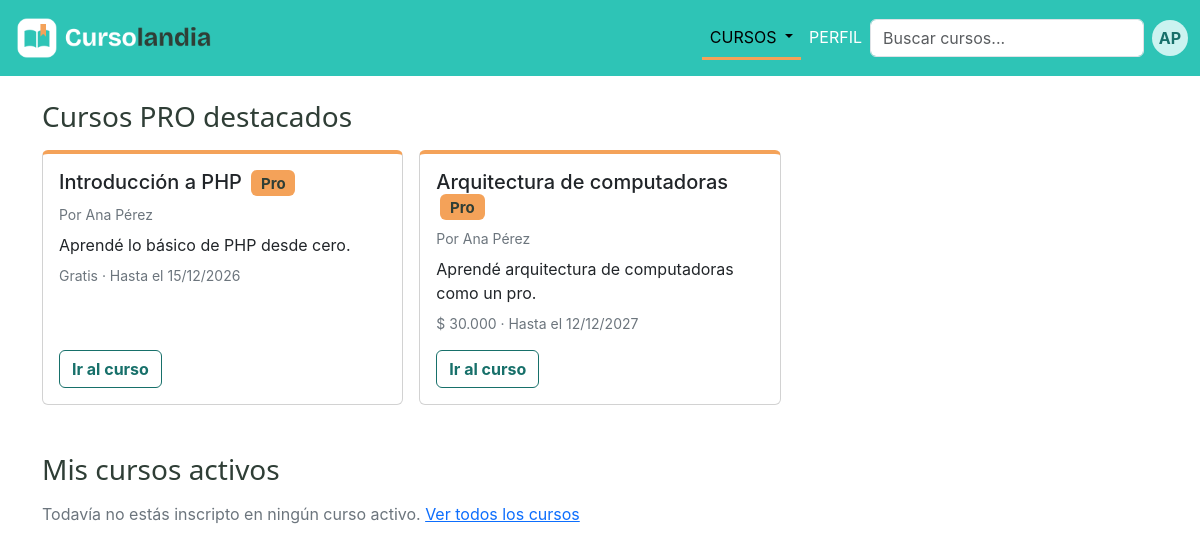
The page /vistas/principal.php (signed in) on the database as committed earlier.
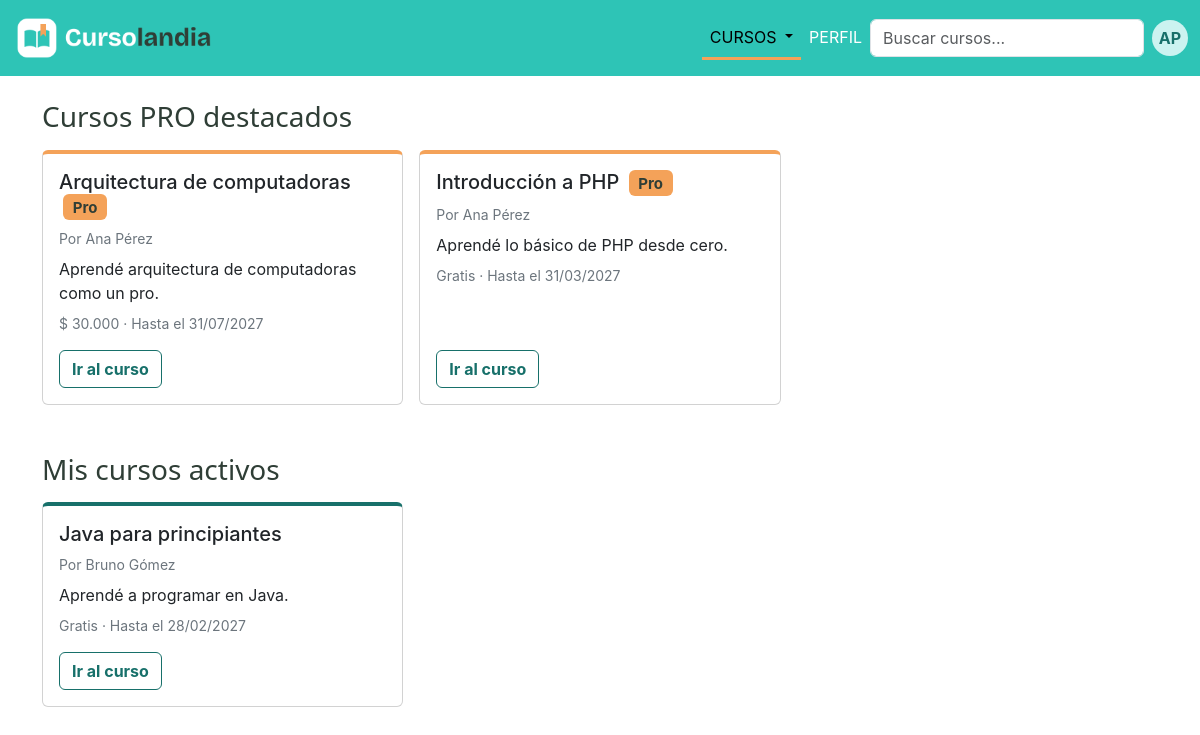
The same page on the database as committed later.
### tables this page shows
CREATE TABLE curso (
    id_curso      INT UNSIGNED NOT NULL AUTO_INCREMENT,
    titulo        VARCHAR(100) NOT NULL,
    descripcion   TEXT NOT NULL,
    costo         DECIMAL(10,2) NULL,
    cupo          INT UNSIGNED NULL,
    fecha_inicio  DATE NOT NULL,
    fecha_fin     DATE NOT NULL,
    tipo_acceso   ENUM('publico','privado') NOT NULL DEFAULT 'publico',
    id_creador    INT UNSIGNED NOT NULL,
    PRIMARY KEY (id_curso),
    CONSTRAINT chk_curso_costo  CHECK (costo > 0),
    CONSTRAINT chk_curso_cupo   CHECK (cupo > 0),
    CONSTRAINT chk_curso_fechas CHECK (fecha_fin >= fecha_inicio),
    CONSTRAINT fk_curso_creador FOREIGN KEY (id_creador)
        REFERENCES usuario (id_usuario)
        ON UPDATE CASCADE
        ON DELETE RESTRICT
);

CREATE TABLE usuario (
    id_usuario        INT UNSIGNED NOT NULL COMMENT 'DNI del usuario',
    nombre            VARCHAR(50)  NOT NULL,
    apellido          VARCHAR(50)  NOT NULL,
    email             VARCHAR(100) NOT NULL UNIQUE,
    contrasenia       VARCHAR(255) NOT NULL,
    fecha_nacimiento  DATE NOT NULL,
    telefono          VARCHAR(20)  NULL,
    antecedentes      TEXT NULL,
    imagen_principal  VARCHAR(255) NOT NULL DEFAULT 'img/avatar-default.png',
    tipo_plan         ENUM('gratuito','pro') NOT NULL DEFAULT 'gratuito',
    fecha_venc_pro    DATE NULL,
    PRIMARY KEY (id_usuario),
    CONSTRAINT chk_usuario_dni CHECK (id_usuario BETWEEN 1000000 AND 99999999),
    CONSTRAINT chk_usuario_pro CHECK (tipo_plan = 'gratuito' OR fecha_venc_pro IS NOT NULL)
);

### controles/ControlCurso.php (called while the page is built, shortened)
<?php
require_once __DIR__ . '/../clases/Curso.php';
require_once __DIR__ . '/../clases/Usuario.php';
class ControlCurso
{
    private $conexion;
    public function __construct($conexion)
    {
        $this->conexion = $conexion;
    }
    public function obtenerDestacados()
    {
        $sql = self::SELECT_CURSO . "
                WHERE u.tipo_plan = 'pro' AND u.fecha_venc_pro >= CURDATE()
                  AND c.fecha_fin >= CURDATE()
                ORDER BY c.fecha_inicio";
        $resultado = mysqli_query($this->conexion, $sql);
        return $this->armarCursos($resultado);
    }
    public function obtenerActivosDeInscripto(int $idUsuario)
    {
        $sql = self::SELECT_CURSO . "
                JOIN inscripcion i ON i.id_curso = c.id_curso
                WHERE i.id_usuario = ?
                  AND i.estado = 'confirmada'
                  AND CURDATE() BETWEEN c.fecha_inicio AND c.fecha_fin
                ORDER BY c.fecha_fin";
        $sentencia = mysqli_prepare($this->conexion, $sql);
        mysqli_stmt_bind_param($sentencia, 'i', $idUsuario);
        mysqli_stmt_execute($sentencia);
        $resultado = mysqli_stmt_get_result($sentencia);
        return $this->armarCursos($resultado);
    }
    private function armarCursos($resultado)
    {
        $cursos = [];
        while ($fila = mysqli_fetch_assoc($resultado)) {
            $creador = new Usuario(
                $fila['id_usuario'],
                $fila['nombre'],
                $fila['apellido'],
                $fila['email'],
                '',
                $fila['fecha_nacimiento'],
                $fila['telefono'],
                $fila['antecedentes'],
                $fila['imagen_principal'],
                $fila['tipo_plan'],
                $fila['fecha_venc_pro']
            );
            $cursos[] = new Curso(
                $fila['id_curso'],
                $fila['titulo'],
                $fila['descripcion'],
                $fila['costo'],
                $fila['cupo'],
                $fila['fecha_inicio'],
                $fila['fecha_fin'],
                $fila['tipo_acceso'],
                $creador
            );
        }
        return $cursos;
    }
}

### clases/Curso.php (called while the page is built, shortened)
<?php
require_once __DIR__ . '/Usuario.php';
    class Curso{
        private $id;
        private $titulo;
        private $descripcion;
        private $costo;
        private $fecha_fin;
        private $creador;
        public function __construct($id,$titulo,$descripcion,$costo,$cupo,$fecha_inicio,$fecha_fin,$tipo_acceso,Usuario $creador){
            $this->id = $id;
            $this->titulo = $titulo;
            $this->descripcion = $descripcion;
            $this->costo = $costo;
            $this->fecha_fin = $fecha_fin;
            $this->creador = $creador;
        }
        public function getId(){
            return $this->id;
        }
        public function getTitulo(){
            return $this->titulo;
        }
        public function getDescripcion(){
            return $this->descripcion;
        }
        public function getCosto(){
            return $this->costo;
        }
        public function getFechaFin(){
            return $this->fecha_fin;
        }
        public function getCreador(){
            return $this->creador;
        }
        public function esGratuito(){
            return $this->costo === null;
        }
        public function esDestacado(){
            return $this->creador->esPro();
        }
    }

### clases/Usuario.php (called while the page is built, shortened)
<?php
    class Usuario{
        private $nombre;
        private $apellido;
        private $tipo_plan;
        private $fecha_venc_pro;
        public function __construct($id_usuario,$nombre,$apellido,$email,$contrasenia,$fecha_nacimiento,$telefono,$antecedentes,$imagen_principal,$tipo_plan,$fecha_venc_pro){
            $this->nombre = $nombre;
            $this->apellido = $apellido;
            $this->tipo_plan = $tipo_plan;
            $this->fecha_venc_pro = $fecha_venc_pro;
        }
        public function getNombre(){
            return $this->nombre;
        }
        public function getApellido(){
            return $this->apellido;
        }
        public function esPro(){
            if($this->tipo_plan === 'pro' && date('Y-m-d')<=$this->fecha_venc_pro){
                return true;
            }
            return false;
        }
    }

### includes/tarjeta_curso.php (the view)
<?php
$precio = $curso->esGratuito() ? 'Gratis' : '$ ' . number_format($curso->getCosto(), 0, ',', '.');
$hasta  = date('d/m/Y', strtotime($curso->getFechaFin()));
?>
<div class="col-sm-6 col-lg-4">
    <div class="card h-100 <?= $curso->esDestacado() ? 'card-pro' : 'curso' ?>">
        <div class="card-body d-flex flex-column gap-2">
            <h5 class="card-title mb-0">
                <?= htmlspecialchars($curso->getTitulo()) ?>
                <?php if ($curso->esDestacado()): ?>
                    <span class="badge ms-1">Pro</span>
                <?php endif; ?>
            </h5>
            <p class="small text-secondary mb-0">Por <?= htmlspecialchars($curso->getCreador()->getNombre() . ' ' . $curso->getCreador()->getApellido()) ?></p>
            <p class="card-text mb-0"><?= htmlspecialchars($curso->getDescripcion()) ?></p>
            <p class="small text-secondary mb-2"><?= $precio ?> · Hasta el <?= $hasta ?></p>
            <a href="curso.php?id=<?= $curso->getId() ?>" class="btn link-curso mt-auto align-self-start">Ir al curso</a>
        </div>
    </div>
</div>

### vistas/principal.php (shortened to what this page needs)
<?php
require_once __DIR__ . '/../conexiones/conexion.php';
require_once __DIR__ . '/../controles/ControlCurso.php';
$controlCurso = new ControlCurso($conexion);
$destacados = $controlCurso->obtenerDestacados();
$misCursos  = $controlCurso->obtenerActivosDeInscripto($_SESSION['id_usuario']);
?>
<!DOCTYPE html>
<html lang="es">
<head>
    <link href="https://cdn.jsdelivr.net/npm/bootstrap@5.3.8/dist/css/bootstrap.min.css" rel="stylesheet">
    <link href="../css/styles.css" rel="stylesheet">
</head>
<body>
    <?php require __DIR__ . '/../includes/navbar.php'; ?>
    <main class="container my-4">
        <section class="mb-5">
            <h2 class="h3 mb-3">Cursos PRO destacados</h2>
            <?php if (count($destacados) === 0): ?>
                <p class="text-secondary">Por ahora no hay cursos destacados.</p>
            <?php else: ?>
                <div class="row g-3">
                    <?php foreach ($destacados as $curso): ?>
                        <?php require __DIR__ . '/../includes/tarjeta_curso.php'; ?>
                    <?php endforeach; ?>
                </div>
            <?php endif; ?>
        </section>
        <section>
            <h2 class="h3 mb-3">Mis cursos activos</h2>
            <?php if (count($misCursos) === 0): ?>
                <p class="text-secondary">Todavía no estás inscripto en ningún curso activo. <a href="cursos.php">Ver todos los cursos</a></p>
            <?php else: ?>
                <div class="row g-3">
                    <?php foreach ($misCursos as $curso): ?>
                        <?php require __DIR__ . '/../includes/tarjeta_curso.php'; ?>
                    <?php endforeach; ?>
                </div>
            <?php endif; ?>
        </section>
    </main>
</body>
</html>

### includes/navbar.php (shortened to what this page needs)
<nav class="navbar navbar-expand-lg">
  <div class="container-fluid">
    <a class="navbar-brand" href="principal.php"><img class="logo" src="../img/logo-cursolandia-navbar.png" alt="Cursolandia"></a>
    <div class="collapse navbar-collapse" id="navbarSupportedContent">
      <ul class="navbar-nav ms-auto mb-2 mb-lg-0">
        <li class="nav-item dropdown">
          <a class="nav-link dropdown-toggle active" href="#" role="button" data-bs-toggle="dropdown" aria-expanded="false" >
            CURSOS
          </a>
        </li>
        <li class="nav-item">
          <a class="nav-link"  href="#">PERFIL</a>
        </li>
      </ul>
      <form class="d-flex" role="search">
        <input class="form-control me-2" type="search" placeholder="Buscar cursos..." >
      </form>
      <div class="dropdown">
        <button class="avatar border-0 p-0" type="button" data-bs-toggle="dropdown" aria-expanded="false" aria-label="Menú de usuario">
        <?= htmlspecialchars($_SESSION['iniciales']) ?>
        </button>
      </div>
    </div>
  </div>
</nav>

### css/styles.css (style rules this page uses)
:root { --color-texto: #2F3E36; --color-acento: #F4A259; --color-suave: #CBF3F0; --color-fondo: #FFFFFF; --color-principal: #2EC4B6; --color-principal-oscuro: #17706A; }
body { font-family: 'Inter', system-ui, sans-serif; color: var(--color-texto); }
h1, h2 { font-family: 'Poppins', system-ui, sans-serif; }
.nav-link.active { border-bottom: 3px solid var(--color-acento); }
.navbar { background-color: var(--color-principal); }
.navbar-brand, .nav-link { color:var(--color-fondo); }
.logo { height: 50px; }
.avatar { width: 36px; height: 36px; border-radius: 50%; background-color: var(--color-suave); color: var(--color-principal-oscuro); display: flex; align-items: center; justify-content: center; font-weight: bold; }
.badge { background-color: var(--color-acento); color: var(--color-texto); }
.card-pro { border-top: 4px solid var(--color-acento); }
.curso { border-top: 4px solid var(--color-principal-oscuro); }
.link-curso { color: var(--color-principal-oscuro); font-weight: bold; text-decoration: none; background-color: var(--color-fondo); border-color: var(--color-principal-oscuro); }

Rows that differ between the two databases and show on the page:
changed curso "Arquitectura de computadoras": fecha_fin "12/12/2027" → "31/07/2027"; moves up the list
changed curso "Introducción a PHP": fecha_fin "15/12/2026" → "31/03/2027"
now on this page (row edited): curso: titulo "Java para principiantes", id_creador.apellido "Bruno Gómez", descripcion "Aprendé a programar en Java.", costo "Gratis", fecha_fin "28/02/2027", shown under "Mis cursos activos"
Other text that changed with them:
text no longer shown: "Todavía no estás inscripto en ningún curso activo. Ver todos los cursos"
